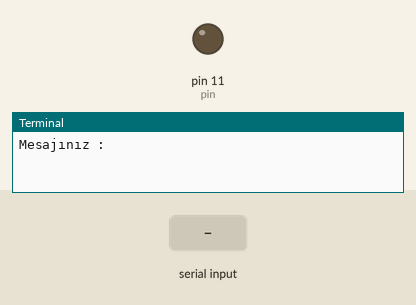
A program run on a simulated Raspberry Pi (header pin numbers). Parts: output pins drawn as LEDs (lit = HIGH), the last lines printed to the terminal. The inputs (shaded band) are chosen by the test bench.

Above: at 1.2 s.
1.3 s: "Up" typed at the terminal, then Enter
At 2.21 s:
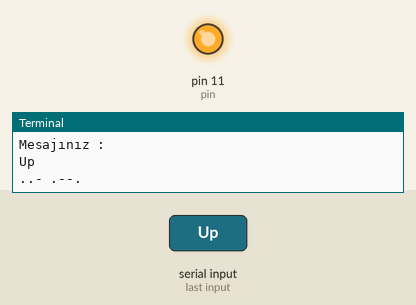
4.3 s: "Down" typed at the terminal, then Enter
Timing chart, 0 to 13.0 s (numbered marks = the images above; inputs shaded):
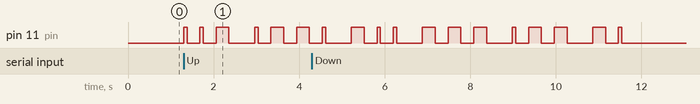

The program:

ledMors.py
```python
# import modules
import RPi.GPIO as GPIO
import time

pin = 11


def main():
    #to use Raspberry Pi board pin numbers
    GPIO.setmode(GPIO.BOARD)
    # set up GPIO output channel
    GPIO.setup(pin, GPIO.OUT)

    mesaj = input("Mesajınız : ")
    morsText = morsEncoder(mesaj)
    print(morsText)
    morsToLight(morsText)
    GPIO.cleanup()


def ledYak(state,value):
    if(state == "Up"):
      GPIO.output(pin,GPIO.HIGH)
      time.sleep(value)
      GPIO.output(pin,GPIO.LOW)

    elif(state == "Down"):
      GPIO.output(pin,GPIO.LOW)
      time.sleep(value)

    return


def morsEncoder(mesaj):
    convertedText = ""
    alfabe ={
        "A" : ".-",
        "B" : "-...",
        "C" : "-.-.",
        "D" : "-..",
        "E" : ".",
        "F" : "..-.",
        "G" : "--.",
        "H" : "....",
        "I" : "..",
        "J" : ".---",
        "K" : "-.-",
        "L" : ".-..",
        "M" : "--",
        "N" : "-.",
        "O" : "---",
        "P" : ".--.",
        "Q" : "--.-",
        "R" : ".-.",
        "S" : "...",
        "T" : "-",
        "U" : "..-",
        "V" : "...-",
        "W" : ".--",
        "X" : "-..-",
        "Y" : "-.--",
        "Z" : "--..",
        " " : "/",
        "1" : ".----",
        "2" : "..---",
        "3" : "...--",
        "4" : "....-",
        "5" : ".....",
        "6" : "-....",
        "7" : "--...",
        "8" : "---..",
        "9" : "----.",
        "0" : "-----"
        }

    var1 = mesaj.upper()
    for x in var1[:]:
        convertedText += alfabe[x]+" "

    return convertedText

def morsToLight(param):
  helper = {
    "." : 0.08,
    "-" : 0.3,
    " " : 0.3,
    "/" : 1
  }

  for x in param[:]:
    if( x == "." or x == "-"):
      #light up
      ledYak("Up",helper[x])
      ledYak("Down",helper[" "])
    else:
      ledYak("Down",helper[x])

while True:
    try:
        main()
    except KeyboardInterrupt:
        ledYak("Down",0.01)
        GPIO.cleanup()
        print('Program Sonlandırıldı')
        exit()
```
